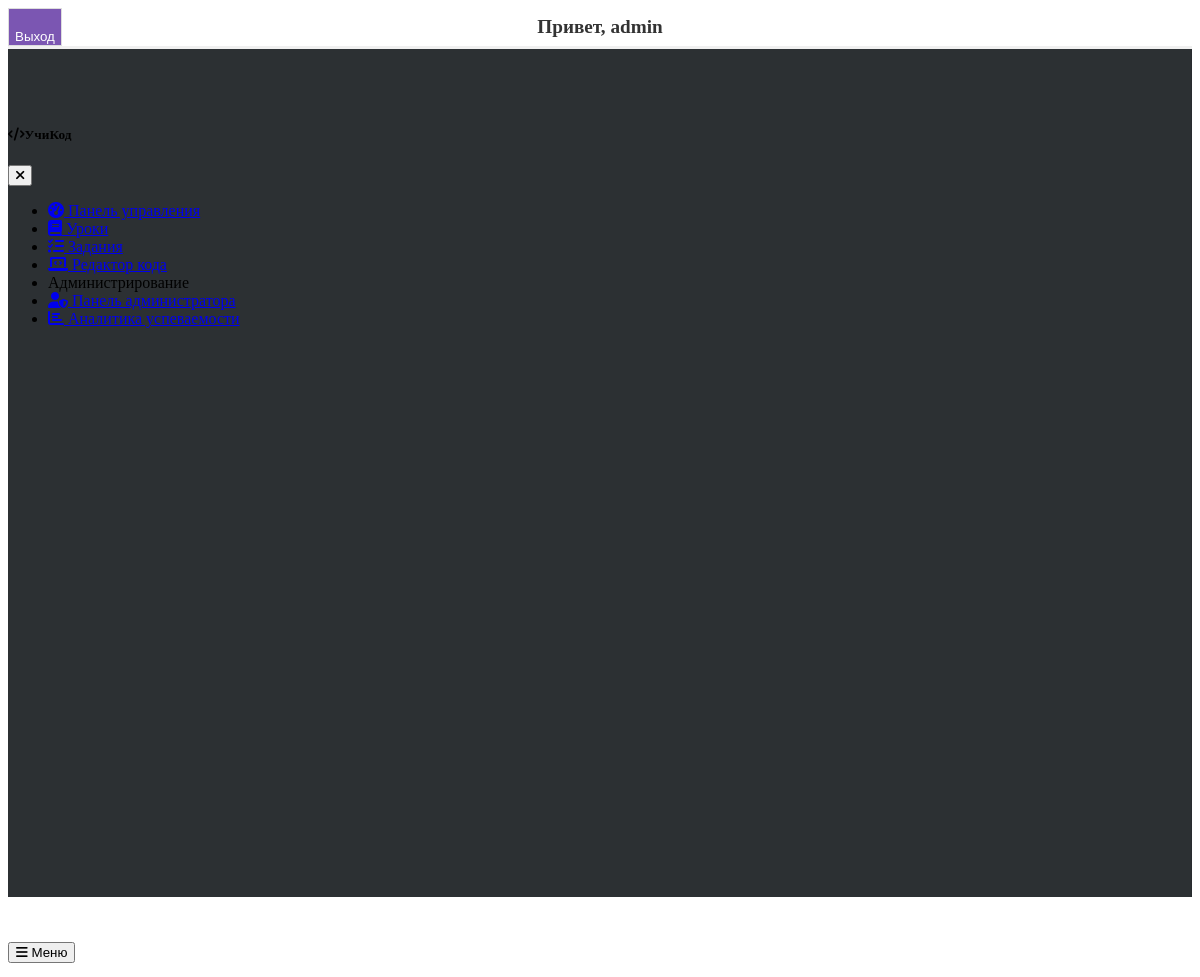
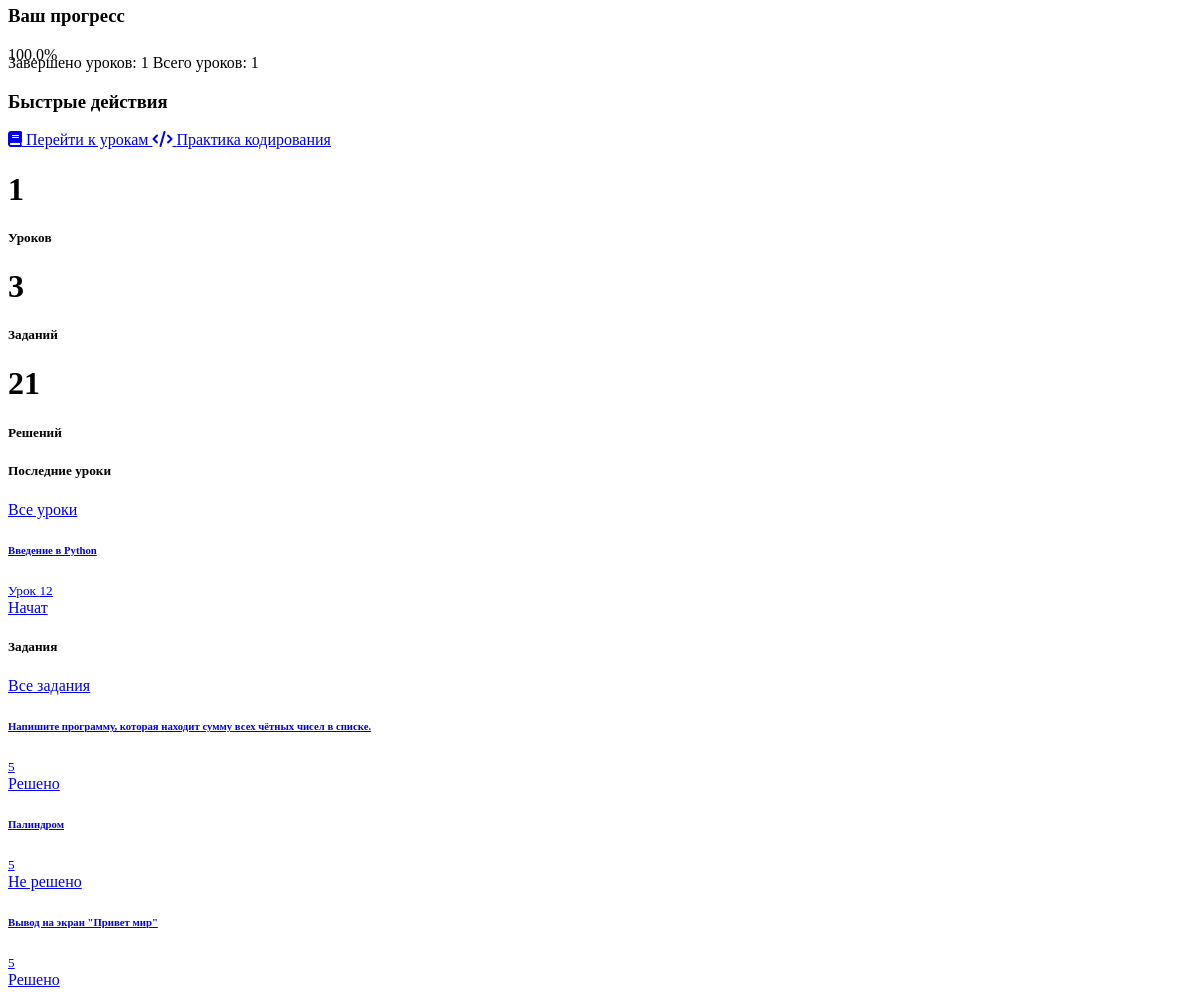
The page /dashboard (signed in) on the database its author committed (2 pictures, top to bottom).
### models.py (models this page shows, shortened)
class User(UserMixin, db.Model):
    id = db.Column(db.Integer, primary_key=True)
    username = db.Column(db.String(120), unique=True, nullable=False)
    password = db.Column(db.String(60), nullable=False)
    is_active = db.Column(db.Boolean, default=True)  # Добавлен атрибут is_active

class Lesson(db.Model):
    __tablename__ = 'lesson'
    id = db.Column(db.Integer, primary_key=True)
    title = db.Column(db.String(120), nullable=False)
    content = db.Column(db.Text, nullable=False)
    order = db.Column(db.Integer, nullable=False)
    is_published = db.Column(db.Boolean, default=False)
    date_created = db.Column(db.DateTime, default=datetime.utcnow)
    date_updated = db.Column(db.DateTime, default=datetime.utcnow, onupdate=datetime.utcnow)
    is_completed = db.Column(db.Boolean, default=False)
    date_completed = db.Column(db.DateTime, nullable=True)

class Assignment(db.Model):
    id = db.Column(db.Integer, primary_key=True)
    title = db.Column(db.String(200), nullable=False)
    description = db.Column(db.Text, nullable=False)
    tests = db.Column(db.Text, nullable=False)  # JSON string of test cases
    difficulty = db.Column(db.String(20), default="Medium")
    date_created = db.Column(db.DateTime, default=datetime.utcnow)
    date_updated = db.Column(db.DateTime, default=datetime.utcnow, onupdate=datetime.utcnow)
    is_published = db.Column(db.Boolean, default=True)
    submissions = db.relationship('Submission', backref='assignment', lazy=True, cascade="all, delete-orphan")

### app.py (the view)
@app.route('/dashboard')
@login_required
def dashboard():
    lesson_count = Lesson.query.count()  # Количество уроков
    assignment_count = Assignment.query.count()  # Количество заданий
    submission_count = Submission.query.count()  # Количество решений
    completed_lessons = Lesson.query.filter_by(is_completed=True).count()  # Количество завершенных уроков
    progress_percentage = (completed_lessons / lesson_count) * 100 if lesson_count > 0 else 0
    lessons = Lesson.query.order_by(Lesson.date_created.desc()).limit(5).all()
    assignments = Assignment.query.order_by(Assignment.date_created.desc()).limit(5).all()
    for assignment in assignments:
        solved = False
        for submission in assignment.submissions:
            if submission.result == 'Passed':  # Если решение прошло проверку
                solved = True
                break
        assignment.is_solved = solved
    return render_template(
        'dashboard.html',
        lesson_count=lesson_count,
        assignment_count=assignment_count,
        submission_count=submission_count,
        lessons=lessons,
        assignments=assignments,
        completed_lessons=completed_lessons,
        progress_percentage=progress_percentage
    )

### app.py (called while the page is built)
@login_manager.user_loader
def load_user(user_id):
    return User.query.get(int(user_id))

### templates/dashboard.html
{% extends "layout.html" %}
{% block content %}
<div class="container">
    <div class="row mb-4">
        <div class="col-md-8">
            <div class="card">
                <div class="card-body">
                    <h3 class="card-title">Ваш прогресс</h3>
                    <div class="progress progress-thin mb-3">
                        <div class="progress-bar bg-success" role="progressbar" style="width: {{ progress_percentage }}%;"
                             aria-valuenow="{{ progress_percentage }}" aria-valuemin="0" aria-valuemax="100">
                            {{ progress_percentage|round(2) }}%
                        </div>
                    </div>
                    <div class="d-flex justify-content-between small text-muted">
                        <span>Завершено уроков: {{ completed_lessons }}</span>
                        <span>Всего уроков: {{ lesson_count }}</span>
                    </div>
                </div>
            </div>
        </div>
        <div class="col-md-4">
            <div class="card bg-primary text-white h-100">
                <div class="card-body">
                    <h3 class="card-title">Быстрые действия</h3>
                    <div class="d-grid gap-2">
                        <a href="{{ url_for('lessons') }}" class="btn btn-light">
                            <i class="fas fa-book me-2"></i> Перейти к урокам
                        </a>
                        <a href="{{ url_for('code_editor') }}" class="btn btn-outline-light">
                            <i class="fas fa-code me-2"></i> Практика кодирования
                        </a>
                    </div>
                </div>
            </div>
        </div>
    </div>
    <div class="row mb-4">
        <div class="col-md-4">
            <div class="card bg-success text-white h-100">
                <div class="card-body text-center">
                    <h1 class="display-4">{{ lesson_count }}</h1>
                    <h5 class="card-title">Уроков</h5>
                </div>
            </div>
        </div>
        <div class="col-md-4">
            <div class="card bg-info text-white h-100">
                <div class="card-body text-center">
                    <h1 class="display-4">{{ assignment_count }}</h1>
                    <h5 class="card-title">Заданий</h5>
                </div>
            </div>
        </div>
        <div class="col-md-4">
            <div class="card bg-warning text-dark h-100">
                <div class="card-body text-center">
                    <h1 class="display-4">{{ submission_count }}</h1>
                    <h5 class="card-title">Решений</h5>
                </div>
            </div>
        </div>
    </div>
    <div class="row g-4">
        <div class="col-md-6">
            <div class="card h-100">
                <div class="card-header d-flex justify-content-between align-items-center">
                    <h5 class="mb-0">Последние уроки</h5>
                    <a href="{{ url_for('lessons') }}" class="btn btn-sm btn-outline-primary">Все уроки</a>
                </div>
                <div class="list-group list-group-flush">
                    {% if lessons %}
                        {% for lesson in lessons[:5] %}
                        <a href="{{ url_for('lesson_detail', lesson_id=lesson.id) }}" class="list-group-item list-group-item-action d-flex justify-content-between align-items-center">
                            <div>
                                <h6 class="mb-1">{{ lesson.title }}</h6>
                                <small class="text-muted">Урок {{ lesson.order }}</small>
                            </div>
                            <span class="badge bg-secondary rounded-pill">
                                {% if lesson.is_completed %}
                                    Начат
                                {% else %}
                                    Не начат
                                {% endif %}
                            </span>
                        </a>
                        {% endfor %}
                    {% else %}
                        <div class="list-group-item text-center py-3">
                            <p class="text-muted mb-0">Уроки пока не доступны</p>
                        </div>
                    {% endif %}
                </div>
            </div>
        </div>
        <div class="col-md-6">
            <div class="card h-100">
                <div class="card-header d-flex justify-content-between align-items-center">
                    <h5 class="mb-0">Задания</h5>
                    <a href="{{ url_for('assignments') }}" class="btn btn-sm btn-outline-primary">Все задания</a>
                </div>
                <div class="list-group list-group-flush">
                    {% if assignments %}
                        {% for assignment in assignments[:5] %}
                        <a href="{{ url_for('assignment_detail', assignment_id=assignment.id) }}" class="list-group-item list-group-item-action d-flex justify-content-between align-items-center">
                            <div>
                                <h6 class="mb-1">{{ assignment.title }}</h6>
                                <small class="text-muted">
                                    <span class="badge rounded-pill difficulty-badge {{ assignment.difficulty }}">
                                        {{ assignment.difficulty }}
                                    </span>
                                </small>
                            </div>
                            <span class="badge {% if assignment.is_solved %}bg-success{% else %}bg-warning text-dark{% endif %} rounded-pill">
                                {% if assignment.is_solved %}
                                    Решено
                                {% else %}
                                    Не решено
                                {% endif %}
                            </span>
                        </a>
                        {% endfor %}
                    {% else %}
                        <div class="list-group-item text-center py-3">
                            <p class="text-muted mb-0">Задания пока не доступны</p>
                        </div>
                    {% endif %}
                </div>
            </div>
        </div>
    </div>
</div>
{% endblock %}

### templates/layout.html (shortened to what this page needs)
<!DOCTYPE html>
<html lang="ru" data-bs-theme="dark">
<head>
    <link rel="stylesheet" href="https://cdn.replit.com/agent/bootstrap-agent-dark-theme.min.css">
    <link rel="stylesheet" href="https://cdnjs.cloudflare.com/ajax/libs/font-awesome/6.0.0/css/all.min.css">
    <link rel="stylesheet" href="https://cdnjs.cloudflare.com/ajax/libs/codemirror/5.65.2/codemirror.min.css">
    <link rel="stylesheet" href="https://cdnjs.cloudflare.com/ajax/libs/codemirror/5.65.2/theme/darcula.min.css">
    <link rel="stylesheet" href="{{ url_for('static', filename='css/custom.css') }}">
</head>
<body>
<nav class="navbar navbar-expand-lg navbar-light custom-navbar">
    <div class="container">
        <div class="d-flex">
            {% if current_user.is_authenticated %}
                <div class="navbar-text-overlay">
                    Привет, {{ current_user.username }}
                </div>
                <form action="{{ url_for('logout') }}" method="post">
                    <button class="btn btn-light" type="submit" style="background-color: #7b56b2; color: white;">
                        Выход
                    </button>
                </form>
            {% else %}
                <a class="btn btn-light" href="{{ url_for('login') }}" style="background-color: #7b56b2; color: white;">Войти</a>
            {% endif %}
        </div>
    </div>
</nav>
    <div class="container-fluid">
        <div class="row">
            <div class="col-md-3 col-lg-2 d-md-block sidebar" id="sidebar-menu">
                <div class="sidebar-sticky">
                    <div class="d-flex justify-content-between align-items-center p-3 mb-3 border-bottom">
                        <h5 class="m-0"><i class="fas fa-code me-2"></i>УчиКод</h5>
                        <button class="btn btn-link d-md-none" type="button" aria-label="Close sidebar">
                            <i class="fas fa-times"></i>
                        </button>
                    </div>
                    <ul class="nav flex-column">
                        <li class="nav-item">
                            <a class="nav-link {% if request.path == '/dashboard' %}active{% endif %}" href="{{ url_for('dashboard') }}">
                                <i class="fas fa-tachometer-alt me-2"></i> Панель управления
                            </a>
                        </li>
                        <li class="nav-item">
                            <a class="nav-link {% if request.path == '/lessons' %}active{% endif %}" href="{{ url_for('lessons') }}">
                                <i class="fas fa-book me-2"></i> Уроки
                            </a>
                        </li>
                        <li class="nav-item">
                            <a class="nav-link {% if request.path == '/assignments' %}active{% endif %}" href="{{ url_for('assignments') }}">
                                <i class="fas fa-tasks me-2"></i> Задания
                            </a>
                        </li>
                        <li class="nav-item">
                            <a class="nav-link {% if request.path == '/code_editor' %}active{% endif %}" href="{{ url_for('code_editor') }}">
                                <i class="fas fa-laptop-code me-2"></i> Редактор кода
                            </a>
                        </li>
                        <li class="nav-item mt-3">
                            <div class="sidebar-heading px-3 py-2">
                                <span class="text-muted text-uppercase">Администрирование</span>
                            </div>
                        </li>
                        <li class="nav-item">
                            <a class="nav-link {% if request.path == '/admin_panel' %}active{% endif %}" href="{{ url_for('admin_panel') }}">
                                <i class="fas fa-user-shield me-2"></i> Панель администратора
                            </a>
                        </li>
                        <li class="nav-item">
                            <a class="nav-link {% if request.path == '/analytics' %}active{% endif %}" href="{{ url_for('analytics_dashboard') }}">
                                <i class="fas fa-chart-bar me-2"></i> Аналитика успеваемости
                            </a>
                        </li>
                    </ul>
                </div>
            </div>
            <main class="col-md-9 ms-sm-auto col-lg-10 px-md-4 main-content">
                <div class="d-flex justify-content-between flex-wrap flex-md-nowrap align-items-center pt-3 pb-2 mb-3 border-bottom">
                    <div class="btn-toolbar mb-2 mb-md-0">
                        <button class="btn btn-sm btn-outline-secondary d-md-none" id="mobile-menu-toggle">
                            <i class="fas fa-bars"></i> Меню
                        </button>
                    </div>
                </div>
                {% block content %}{% endblock %}
            </main>
        </div>
    </div>
</body>
</html>

### templates/custom.css (style rules this page uses)
.sidebar { height: 100%; min-height: 100vh; position: sticky; top: 0; z-index: 100; padding: 48px 0 0; box-shadow: inset -1px 0 0 rgba(0, 0, 0, .1); }
.sidebar-sticky { position: relative; top: 0; height: calc(100vh - 48px); padding-top: 0.5rem; overflow-x: hidden; overflow-y: auto; }
.main-content { padding-top: 1.5rem; }
[data-bs-theme=dark] .sidebar { background-color: rgba(33, 37, 41, 0.95); }
.custom-navbar { background-color: #ffffff; border-bottom: 3px solid #f0f0f0; position: relative; }
.navbar-text-overlay { position: absolute; top: 50%; left: 50%; transform: translate(-50%, -50%); color: #333333; font-size: 1.2rem; font-weight: bold; z-index: 10; }
.custom-navbar .btn-light { background-color: #f8f9fa; color: #333; border: 1px solid #ddd; padding-top: 20px; }
.progress-thin { height: 0.5rem; }

### rows shown on the page
User: username "admin"
Lesson: title "Введение в Python", order "12", is_completed "Начат"
Assignment: title "Напишите программу, которая находит сумму всех чётных чисел в списке.", difficulty "5", shows "Решено"
Assignment: title "Палиндром", difficulty "5", shows "Не решено"
Assignment: title "Вывод на экран \"Привет мир\"", difficulty "5", shows "Решено"

### other values the page prints
{{ progress_percentage|round(2) }} "100.0"
{{ completed_lessons }} "1"
{{ lesson_count }} "1"
{{ assignment_count }} "3"
{{ submission_count }} "21"
